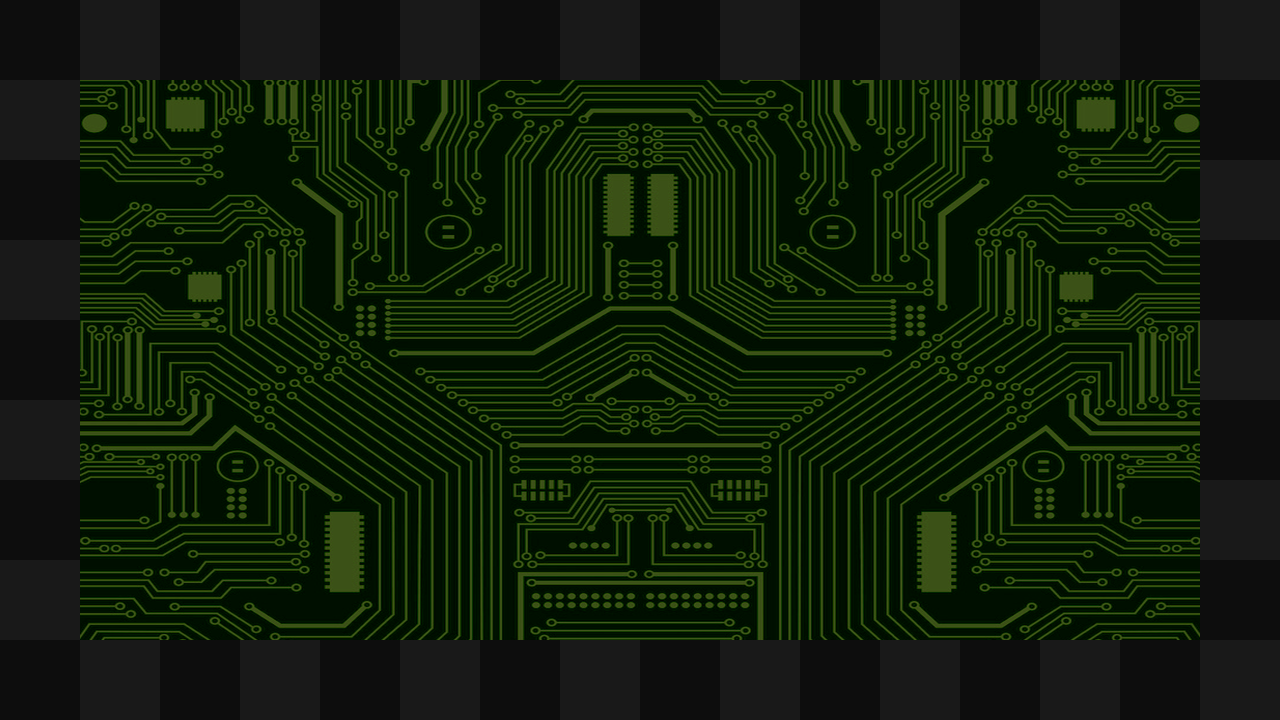

This is a level from a 2D game, rendered from its Tiled map with the project's own tilesets. A one-line summary and the map file follow, with tile-layer data summarised:
An orthogonal 16x9 tile map with 80x80 px tiles, 1 tile layer (ground), 1 image layer and 21 objects.

<map version="1.10" tiledversion="1.10.1" orientation="orthogonal" renderorder="right-down" width="16" height="9" tilewidth="80" tileheight="80" infinite="0" nextlayerid="5" nextobjectid="57">
 <tileset firstgid="1" source="tileset80x80.tsx" />
 <imagelayer id="4" name="background" offsetx="80" offsety="80">
  <image source="floor-pcb_00.png" width="1120" height="560" />
 </imagelayer>
 <layer id="1" name="ground" width="16" height="9">
  <data>[144 cells, 46 non-empty, 8 distinct tile ids]</data>
 </layer>
 <objectgroup id="2" name="collision">
  <object id="9" x="80" y="80">
   <polyline points="0,0 1120,0" />
  </object>
  <object id="10" x="1200" y="80">
   <polyline points="0,0 0,560" />
  </object>
  <object id="11" x="1200" y="640">
   <polyline points="0,0 -1120,0" />
  </object>
  <object id="12" x="80" y="640">
   <polyline points="0,0 0,-560" />
  </object>
 </objectgroup>
 <objectgroup id="3" name="objects">
  <object id="36" template="peg.tx" x="230" y="230" />
  <object id="37" template="peg.tx" x="150" y="230" />
  <object id="39" template="peg.tx" x="1030" y="230" />
  <object id="40" template="peg.tx" x="1110" y="230" />
  <object id="41" template="peg.tx" x="310" y="470" />
  <object id="42" template="peg.tx" x="390" y="550" />
  <object id="43" template="peg.tx" x="470" y="550" />
  <object id="44" template="peg.tx" x="550" y="551" />
  <object id="45" template="peg.tx" x="630" y="551" />
  <object id="46" template="peg.tx" x="710" y="550" />
  <object id="47" template="peg.tx" x="790" y="550" />
  <object id="48" template="peg.tx" x="870" y="550" />
  <object id="49" template="peg.tx" x="950" y="470" />
  <object id="50" template="peg.tx" x="1030" y="390" />
  <object id="51" template="peg.tx" x="230" y="390" />
  <object id="54" template="goal.tx" x="120" y="120" />
  <object id="56" template="goal.tx" x="1080" y="120" />
 </objectgroup>
</map>
